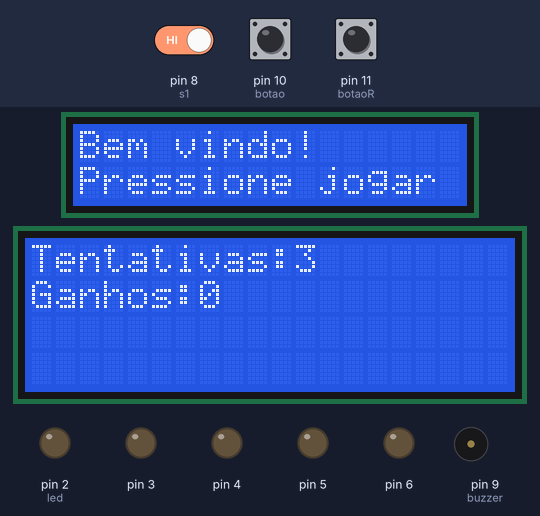
This sketch was run on a simulated Arduino Uno, built with avr-gcc and run on an emulated ATmega328P. On the bench: 16×2 character LCD, 20×4 character LCD, output pins drawn as LEDs (lit = HIGH), buzzer (waves = sounding). The inputs (shaded band) are chosen by the test bench; at power-on: pin 10 (botao) HIGH, pin 8 (s1) HIGH, pin 11 (botaoR) HIGH. Random numbers use the default seed unless the sketch sets one.

Above: at 2.4 s.
2.5 s: pin 10 (botao) pulled LOW for 0.15 s
At 3.0 s:
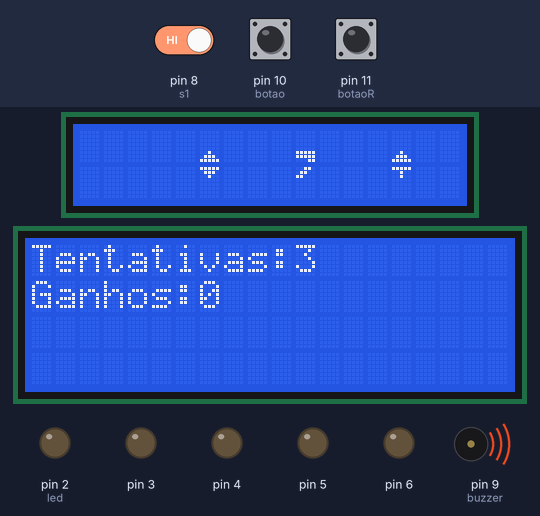
5.6 s: pin 8 (s1) driven LOW
8.6 s: pin 11 (botaoR) pulled LOW for 0.15 s
At 9.8 s:
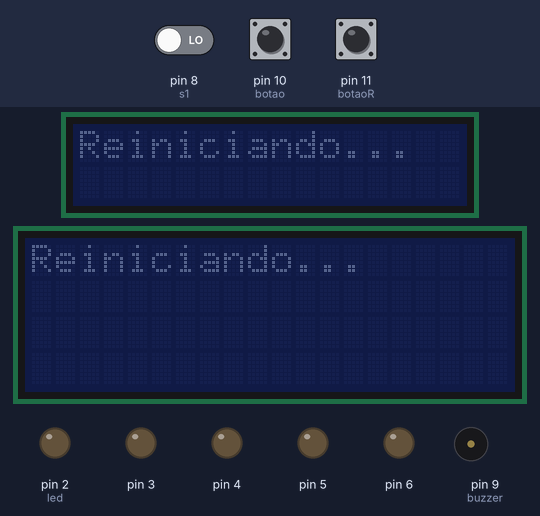
11.7 s: pin 10 (botao) pulled LOW for 1 s
At 12.2 s:
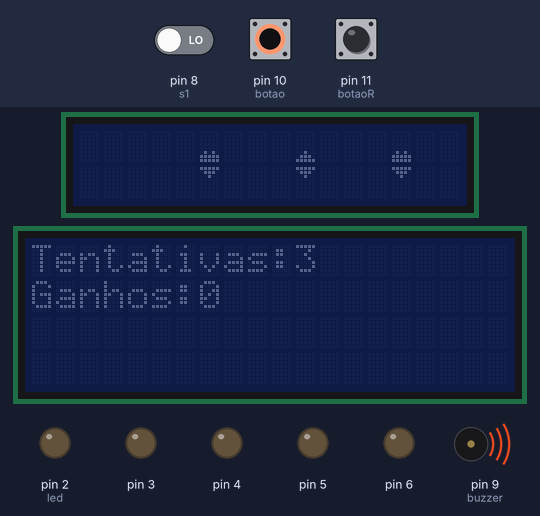
14.8 s: pin 8 (s1) driven HIGH
At 20.6 s:
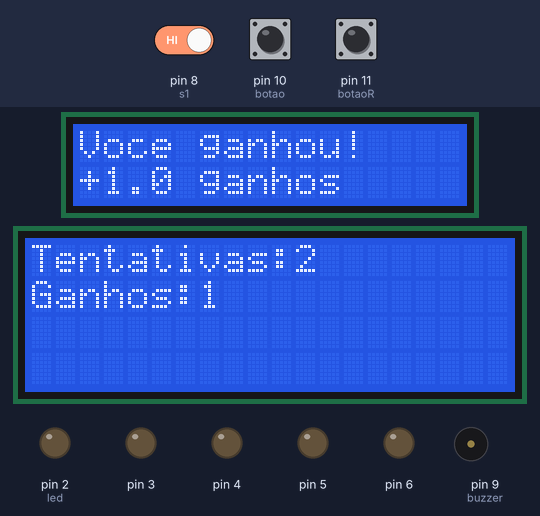
20.8 s: pin 11 (botaoR) pulled LOW for 1 s
At 21.1 s:
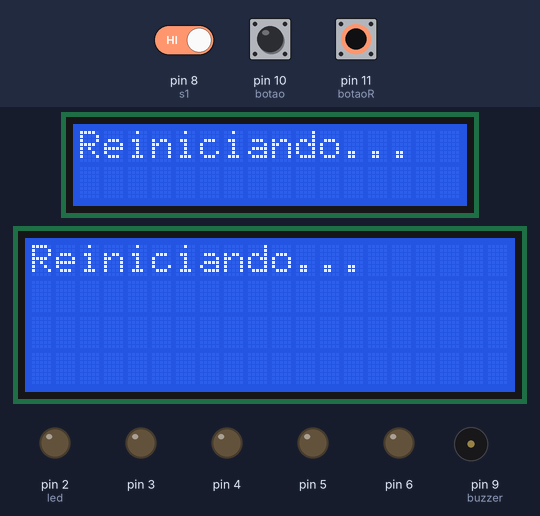
Timing chart, 0 to 23.8 s (numbered marks = the images above; inputs shaded):
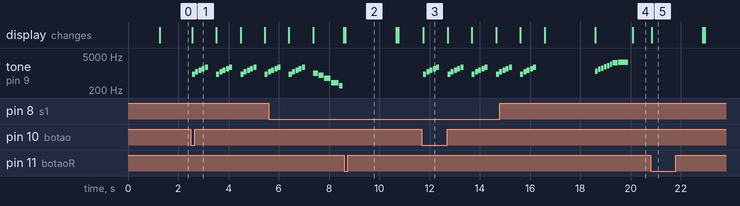

The sketch:

tigre1.ino
```cpp
#include <Wire.h>
#include <LiquidCrystal_I2C.h>

LiquidCrystal_I2C lcd(0x20,16,2);
LiquidCrystal_I2C lcd2(0x27,20,4);

#define botao 10
#define botaoR 11
#define buzzer  9
#define s1 8
bool L_botao = 1;
bool LA_botao = 1;


bool L_botaoR = 1;
bool LA_botaoR = 1;

int tentativas = 3;
int ganhos = 0;
int ganhar = 1;


//diamante
byte zero_top[8] = {
  B00000,
  B00000,
  B00000,
  B00000,
  B00000,
  B00100,
  B01110,
  B11111
};

byte zero_bottom[8] = {
  B11111,
  B01110,
  B00100,
  B00000,
  B00000,
  B00000,
  B00000,
  B00000
};

//coração
byte coracao_top[8] = {
  B00000,
  B00000,
  B00000,
  B00000,
  B00000,
  B01010,
  B11111,
  B11111
};

byte coracao_bottom[8] = {
  B11111,
  B01110,
  B00100,
  B00000,
  B00000,
  B00000,
  B00000,
  B00000
};

//espadas
byte espada_top[8] = {
  B00000,
  B00000,
  B00000,
  B00000,
  B00000,
  B00100,
  B01110,
  B11111
};

byte espada_bottom[8] = {
  B11111,
  B00100,
  B00100,
  B00000,
  B00000,
  B00000,
  B00000,
  B00000
};

//paus
byte paus_top[8] = {
  B00000,
  B00000,
  B00000,
  B00000,
  B00000,
  B11111,
  B11111,
  B00011
};

byte paus_bottom[8] = {
  B00110,
  B01100,
  B11000,
  B00000,
  B00000,
  B00000,
  B00000,
  B00000
};

void setup()
{
  //inicialização
  lcd.init();
  lcd.backlight();
  lcd2.init();
  lcd2.backlight();

  //iniciando lcd
  lcd.setCursor(0,0);
  lcd.print(F("Iniciando..."));
  lcd2.setCursor(0,0);
  lcd2.print(F("Iniciando..."));
  delay(1000);
  lcd.clear();
  lcd.print(F("Bem vindo!"));
  lcd.setCursor(0,1);
  lcd.print(F("Pressione jogar"));


  //iniciando lcd2
  lcd2.clear();


  pinMode(botao, INPUT_PULLUP);
  pinMode(botaoR, INPUT_PULLUP);
  pinMode(2,OUTPUT);
  pinMode(3, OUTPUT);
  pinMode(4, OUTPUT);
  pinMode(5, OUTPUT);
  pinMode(6, OUTPUT);
  pinMode(buzzer, OUTPUT);
  randomSeed(analogRead(A0)); //semente para randomizar sequências


  //criação de caracteres
  lcd.createChar(0, zero_top);
  lcd.createChar(1, zero_bottom);
  lcd.createChar(2, coracao_top);
  lcd.createChar(3, coracao_bottom);
  lcd.createChar(4, espada_top);
  lcd.createChar(5, espada_bottom);
  lcd.createChar(6, paus_top);
  lcd.createChar(7, paus_bottom);
}

void loop()
{
  int caso1 = digitalRead(s1);

  if(caso1==0){
  	lcd.noBacklight();
    lcd2.noBacklight();
  }else if(caso1==1){
  	lcd.backlight();
    lcd2.backlight();
  }

  L_botao = digitalRead(botao);

  if(!L_botao && LA_botao){
    if(tentativas > 0){
    delay(30);
    lcd.clear();
   	sorteio();
    }else{
    lcd2.clear();
    lcd2.setCursor(0,1);
    lcd2.print(F("Esgotadas!"));
    lcd2.setCursor(0,0);
    lcd2.print(F("Ganhos:"));
    lcd2.setCursor(7,0);
    lcd2.print(ganhos);
    delay(3000);
    lcd2.clear();
    delay(30);
   }
  }
  LA_botao = L_botao;

  L_botaoR = digitalRead(botaoR);
  if(!L_botaoR && LA_botaoR){
  	resetar();
    delay(50);
  }
  LA_botaoR = L_botaoR;

  atualizarLCD2();
}

void sorteio(){
  tentativas--;
  for(int i = 0; i<=4; i++){

    int n1=random(0,4) * 2;
    int n2=random(0,4) * 2;
    int n3=random(0,4) * 2;

    while(n1==n2){
     n1=random(0,4) * 2;
     n2=random(0,4) * 2;
     n3=random(0,4) * 2;
    }

    lcd.clear();

    lcd.setCursor(5,0); lcd.write(n1);
	lcd.setCursor(5,1); lcd.write(n1+1);

	lcd.setCursor(9,0); lcd.write(n2);
	lcd.setCursor(9,1); lcd.write(n2+1);

	lcd.setCursor(13,0); lcd.write(n3);
	lcd.setCursor(13,1); lcd.write(n3+1);

    musica();

    delay(300);

  }


  int resultado = random(0,3);

  if(resultado == 1){
    lcd.clear();
  	int simb = random(0,4)*2;

    if(simb != 6){
    lcd.setCursor(5,0); lcd.write(simb);
	lcd.setCursor(5,1); lcd.write(simb+1);

	lcd.setCursor(9,0); lcd.write(simb);
	lcd.setCursor(9,1); lcd.write(simb+1);

	lcd.setCursor(13,0); lcd.write(simb);
	lcd.setCursor(13,1); lcd.write(simb+1);
    delay(2000);
    lcd.clear();
    lcd.setCursor(0,0);
    lcd.print(F("Voce ganhou!"));
    lcd.setCursor(0,1);
    lcd.print(F("+1.0 ganhos"));
    ganhos+=ganhar;
    vitoria();
    delay(150);
    }
    else if(simb == 6){
      roleta();
    }


  }else{
    lcd.clear();
    lcd.setCursor(0,0);
  	lcd.print(F("sem ganhos."));
    derrota();
  }


}


void resetar(){
  lcd.clear();
  lcd2.clear();
  tentativas = 3;
  ganhos = 0;

  lcd.setCursor(0,0);
  lcd.print(F("Reiniciando..."));
  lcd2.setCursor(0,0);
  lcd2.print(F("Reiniciando..."));
  delay(2000);
  lcd.clear();
  lcd2.clear();

  //reinicio lcd
  lcd.setCursor(0,0);
  lcd.print(F("Bem vindo!"));
  lcd.setCursor(0,1);
  lcd.print(F("Pressione jogar"));
}


void atualizarLCD2(){
  lcd2.setCursor(0,0);
  lcd2.print(F("Tentativas:"));
  lcd2.setCursor(11,0);
  lcd2.print(tentativas);
  lcd2.setCursor(0,1);
  lcd2.print(F("Ganhos:"));
  lcd2.setCursor(7,1);
  lcd2.print(ganhos);
}

void roleta(){
  	randomSeed(analogRead(A0));
  	int simb = 6;

  	lcd.clear();
    lcd.setCursor(5,0); lcd.write(simb);
	lcd.setCursor(5,1); lcd.write(simb+1);

	lcd.setCursor(9,0); lcd.write(simb);
	lcd.setCursor(9,1); lcd.write(simb+1);

	lcd.setCursor(13,0); lcd.write(simb);
	lcd.setCursor(13,1); lcd.write(simb+1);
    delay(2000);
    lcd.clear();
    lcd.setCursor(0,0);
    lcd.print(F("Voce ganhou!"));
    lcd.setCursor(0,1);
    lcd.print(F("+1.0 ganhos x ?"));


  int multiplicador = random(1,5);
  int mult = multiplicador;
  int led = 2;

  do{
  	multiplicador--;

    digitalWrite(led,HIGH);
    led++;
    subindo();
    delay(1500);

  }while(multiplicador>0);

  delay(500);
  ganhos += ganhar * mult;

  lcd.clear();
  lcd2.clear();

  lcd2.setCursor(0,0);
  lcd2.print("$$$$$$$$$$$$$$$$");
  lcd2.setCursor(0,1);
  lcd2.print("$$$$$$$$$$$$$$$$");

  for(int i = 0; i<1;i++){
  lcd.setCursor(0,0);
  lcd.print("$$$$$ x" + String(mult) + ".0 $$$$$");
  lcd.setCursor(0,1);
  lcd.print("$COELHO MALUCO!$");
  coelhoMaluco();
  delay(200);
  }

  apagar();
}


void apagar(){
  delay(300);
  digitalWrite(2,LOW);
  digitalWrite(3,LOW);
  digitalWrite(4,LOW);
  digitalWrite(5,LOW);
  digitalWrite(6,LOW);
  lcd2.clear();
}

void musica() {
  tone(buzzer, 900, 120);
  delay(130);
  tone(buzzer, 1100, 120);
  delay(130);
  tone(buzzer, 1300, 120);
  delay(130);
  tone(buzzer, 1500, 120);
  delay(130);
  tone(buzzer, 1700, 120);
  delay(130);
  noTone(buzzer);
}

void derrota() {
  tone(buzzer, 1000, 200);
  delay(220);
  tone(buzzer, 800, 200);
  delay(220);
  tone(buzzer, 600, 250);
  delay(270);
  tone(buzzer, 400, 300);
  delay(320);

  tone(buzzer, 300, 150);
  delay(170);

  noTone(buzzer);
}

void vitoria() {
  tone(buzzer, 1200, 100);
  delay(120);
  tone(buzzer, 1400, 100);
  delay(120);
  tone(buzzer, 1600, 100);
  delay(120);
  tone(buzzer, 1800, 100);
  delay(120);

  tone(buzzer, 2000, 80);
  delay(100);
  tone(buzzer, 2300, 80);
  delay(100);
  tone(buzzer, 2600, 200);
  delay(220);

  tone(buzzer, 2800, 400);
  delay(420);

  noTone(buzzer);
}

void coelhoMaluco() {
   tone(buzzer, 523); delay(100); noTone(buzzer); delay(30);
  tone(buzzer, 587); delay(100); noTone(buzzer); delay(30);
  tone(buzzer, 659); delay(100); noTone(buzzer); delay(30);
  tone(buzzer, 698); delay(100); noTone(buzzer); delay(30);
  tone(buzzer, 784); delay(120); noTone(buzzer); delay(40);
  tone(buzzer, 880); delay(130); noTone(buzzer); delay(50);

  tone(buzzer, 1046); delay(80); noTone(buzzer); delay(20);
  tone(buzzer, 988); delay(60); noTone(buzzer); delay(20);
  tone(buzzer, 1174); delay(80); noTone(buzzer); delay(30);

  tone(buzzer, 880); delay(60); noTone(buzzer); delay(10);
  tone(buzzer, 988); delay(60); noTone(buzzer); delay(10);
  tone(buzzer, 1046); delay(60); noTone(buzzer); delay(10);
  tone(buzzer, 880); delay(60); noTone(buzzer); delay(10);

  tone(buzzer, 1397); delay(200); noTone(buzzer); delay(30);
  tone(buzzer, 1568); delay(200); noTone(buzzer); delay(30);
  tone(buzzer, 1760); delay(300); noTone(buzzer);

}

void subindo() {
  tone(buzzer, 880); delay(60); noTone(buzzer); delay(20);
  tone(buzzer, 988); delay(60); noTone(buzzer); delay(20);
  tone(buzzer, 1046); delay(60); noTone(buzzer); delay(20);
  tone(buzzer, 1174); delay(60); noTone(buzzer); delay(20);
  tone(buzzer, 1318); delay(70); noTone(buzzer); delay(30);
  tone(buzzer, 1568); delay(90); noTone(buzzer); delay(30);
}


 
```

Measured:
- after the input at 2.5 s, tone on pin 9 (buzzer): silent → 900 Hz after 0.05 s, then repeats every 0.96 s: silent 0.01 s, 1100 Hz 0.12 s, silent 0.01 s, 1300 Hz 0.12 s, silent 0.01 s, 1500 Hz 0.12 s, silent 0.01 s, 1700 Hz 0.12 s, silent 0.32 s, 900 Hz 0.12 s; the display: changes after 0.05 s (image 1)
- after the input at 8.6 s, the display: changes after 0.05 s (image 2)
- after the input at 11.7 s, tone on pin 9 (buzzer): silent → 900 Hz after 0.06 s, then repeats every 0.96 s: silent 0.01 s, 1100 Hz 0.12 s, silent 0.01 s, 1300 Hz 0.12 s, silent 0.01 s, 1500 Hz 0.12 s, silent 0.01 s, 1700 Hz 0.12 s, silent 0.32 s, 900 Hz 0.12 s; the display: changes after 0.06 s (image 3)
- after the input at 20.8 s, the display: changes at once (image 5)
